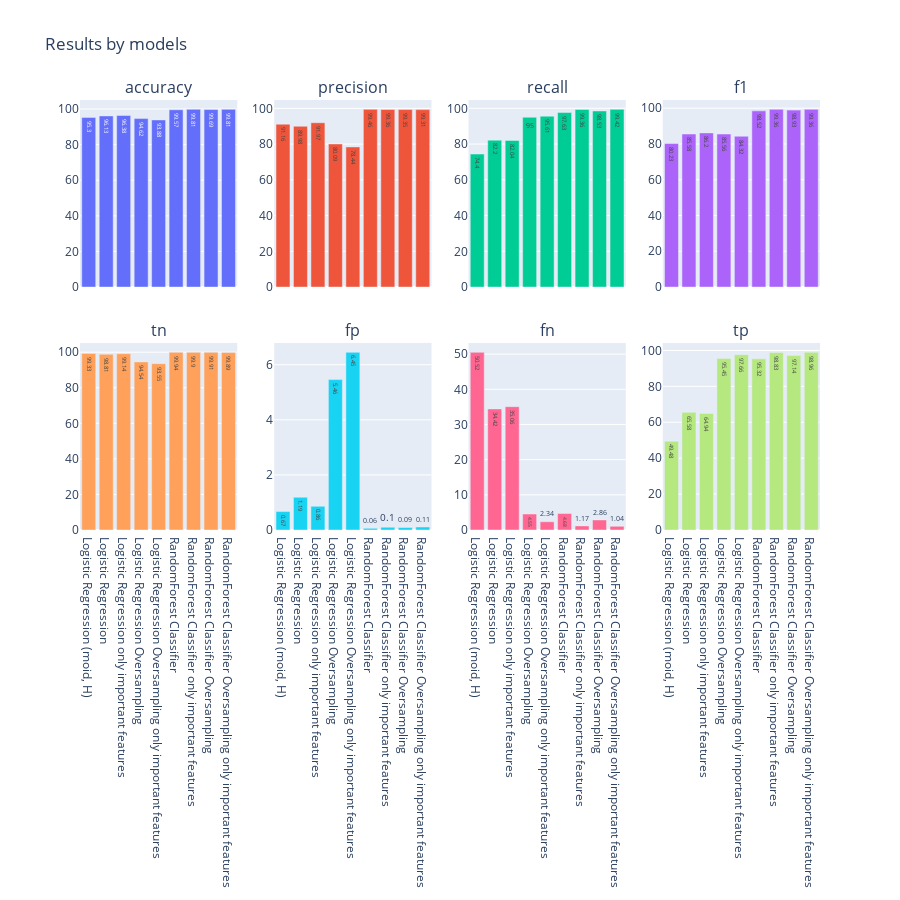

Notebook code cell kept with this figure:
### Code cell
pairs = list()
rows = 2
cols = 4
for i in range(rows):
    for j in range(cols):
        pairs.append((i,j))

fig = make_subplots(
    rows=rows, cols=cols,
    subplot_titles=results.columns,
    shared_xaxes=True,
    vertical_spacing=0.13)

for pair in pairs:
    idx = cols*pair[0]+pair[1]
    fig.add_trace(
        go.Bar(
            x=results.index,
            y=results[results.columns[idx]],
            orientation='v',
            text=results[results.columns[idx]]),
        row=pair[0]+1, col=pair[1]+1
    )
fig.update_layout(height=900, showlegend=False,
    title_text='Results by models')
fig.show()

### Figure 1 — Plotly figure (JSON) as saved in the notebook; plotly's stock layout.template omitted (floating-point values rounded to 4 significant figures)
{"data": [{"orientation": "v", "text": [95.3, 96.13, 96.38, 94.62, 93.88, 99.57, 99.81, 99.69, 99.81], "type": "bar", "x": ["Logistic Regression (moid, H)", "Logistic Regression", "Logistic Regression only important features", "Logistic Regression Oversampling", "Logistic Regression Oversampling only important features", "RandomForest Classifier", "RandomForest Classifier only important features", "RandomForest Classifier Oversampling", "RandomForest Classifier Oversampling only important features"], "xaxis": "x", "y": [95.3, 96.13, 96.38, 94.62, 93.88, 99.57, 99.81, 99.69, 99.81], "yaxis": "y"}, {"orientation": "v", "text": [91.16, 89.98, 91.97, 80.09, 78.44, 99.46, 99.36, 99.35, 99.31], "type": "bar", "x": ["Logistic Regression (moid, H)", "Logistic Regression", "Logistic Regression only important features", "Logistic Regression Oversampling", "Logistic Regression Oversampling only important features", "RandomForest Classifier", "RandomForest Classifier only important features", "RandomForest Classifier Oversampling", "RandomForest Classifier Oversampling only important features"], "xaxis": "x2", "y": [91.16, 89.98, 91.97, 80.09, 78.44, 99.46, 99.36, 99.35, 99.31], "yaxis": "y2"}, {"orientation": "v", "text": [74.4, 82.2, 82.04, 95, 95.61, 97.63, 99.36, 98.53, 99.42], "type": "bar", "x": ["Logistic Regression (moid, H)", "Logistic Regression", "Logistic Regression only important features", "Logistic Regression Oversampling", "Logistic Regression Oversampling only important features", "RandomForest Classifier", "RandomForest Classifier only important features", "RandomForest Classifier Oversampling", "RandomForest Classifier Oversampling only important features"], "xaxis": "x3", "y": [74.4, 82.2, 82.04, 95, 95.61, 97.63, 99.36, 98.53, 99.42], "yaxis": "y3"}, {"orientation": "v", "text": [80.23, 85.58, 86.2, 85.56, 84.32, 98.52, 99.36, 98.93, 99.36], "type": "bar", "x": ["Logistic Regression (moid, H)", "Logistic Regression", "Logistic Regression only important features", "Logistic Regression Oversampling", "Logistic Regression Oversampling only important features", "RandomForest Classifier", "RandomForest Classifier only important features", "RandomForest Classifier Oversampling", "RandomForest Classifier Oversampling only important features"], "xaxis": "x4", "y": [80.23, 85.58, 86.2, 85.56, 84.32, 98.52, 99.36, 98.93, 99.36], "yaxis": "y4"}, {"orientation": "v", "text": [99.33, 98.81, 99.14, 94.54, 93.55, 99.94, 99.9, 99.91, 99.89], "type": "bar", "x": ["Logistic Regression (moid, H)", "Logistic Regression", "Logistic Regression only important features", "Logistic Regression Oversampling", "Logistic Regression Oversampling only important features", "RandomForest Classifier", "RandomForest Classifier only important features", "RandomForest Classifier Oversampling", "RandomForest Classifier Oversampling only important features"], "xaxis": "x5", "y": [99.33, 98.81, 99.14, 94.54, 93.55, 99.94, 99.9, 99.91, 99.89], "yaxis": "y5"}, {"orientation": "v", "text": [0.67, 1.19, 0.86, 5.46, 6.45, 0.06, 0.1, 0.09, 0.11], "type": "bar", "x": ["Logistic Regression (moid, H)", "Logistic Regression", "Logistic Regression only important features", "Logistic Regression Oversampling", "Logistic Regression Oversampling only important features", "RandomForest Classifier", "RandomForest Classifier only important features", "RandomForest Classifier Oversampling", "RandomForest Classifier Oversampling only important features"], "xaxis": "x6", "y": [0.67, 1.19, 0.86, 5.46, 6.45, 0.06, 0.1, 0.09, 0.11], "yaxis": "y6"}, {"orientation": "v", "text": [50.52, 34.42, 35.06, 4.55, 2.34, 4.68, 1.17, 2.86, 1.04], "type": "bar", "x": ["Logistic Regression (moid, H)", "Logistic Regression", "Logistic Regression only important features", "Logistic Regression Oversampling", "Logistic Regression Oversampling only important features", "RandomForest Classifier", "RandomForest Classifier only important features", "RandomForest Classifier Oversampling", "RandomForest Classifier Oversampling only important features"], "xaxis": "x7", "y": [50.52, 34.42, 35.06, 4.55, 2.34, 4.68, 1.17, 2.86, 1.04], "yaxis": "y7"}, {"orientation": "v", "text": [49.48, 65.58, 64.94, 95.45, 97.66, 95.32, 98.83, 97.14, 98.96], "type": "bar", "x": ["Logistic Regression (moid, H)", "Logistic Regression", "Logistic Regression only important features", "Logistic Regression Oversampling", "Logistic Regression Oversampling only important features", "RandomForest Classifier", "RandomForest Classifier only important features", "RandomForest Classifier Oversampling", "RandomForest Classifier Oversampling only important features"], "xaxis": "x8", "y": [49.48, 65.58, 64.94, 95.45, 97.66, 95.32, 98.83, 97.14, 98.96], "yaxis": "y8"}], "layout": {"annotations": [{"font": {"size": 16}, "showarrow": false, "text": "accuracy", "x": 0.1062, "xanchor": "center", "xref": "paper", "y": 1, "yanchor": "bottom", "yref": "paper"}, {"font": {"size": 16}, "showarrow": false, "text": "precision", "x": 0.3688, "xanchor": "center", "xref": "paper", "y": 1, "yanchor": "bottom", "yref": "paper"}, {"font": {"size": 16}, "showarrow": false, "text": "recall", "x": 0.6313, "xanchor": "center", "xref": "paper", "y": 1, "yanchor": "bottom", "yref": "paper"}, {"font": {"size": 16}, "showarrow": false, "text": "f1", "x": 0.8938, "xanchor": "center", "xref": "paper", "y": 1, "yanchor": "bottom", "yref": "paper"}, {"font": {"size": 16}, "showarrow": false, "text": "tn", "x": 0.1062, "xanchor": "center", "xref": "paper", "y": 0.435, "yanchor": "bottom", "yref": "paper"}, {"font": {"size": 16}, "showarrow": false, "text": "fp", "x": 0.3688, "xanchor": "center", "xref": "paper", "y": 0.435, "yanchor": "bottom", "yref": "paper"}, {"font": {"size": 16}, "showarrow": false, "text": "fn", "x": 0.6313, "xanchor": "center", "xref": "paper", "y": 0.435, "yanchor": "bottom", "yref": "paper"}, {"font": {"size": 16}, "showarrow": false, "text": "tp", "x": 0.8938, "xanchor": "center", "xref": "paper", "y": 0.435, "yanchor": "bottom", "yref": "paper"}], "height": 900, "showlegend": false, "title": {"text": "Results by models"}, "xaxis": {"anchor": "y", "domain": [0, 0.2125], "matches": "x5", "showticklabels": false}, "xaxis2": {"anchor": "y2", "domain": [0.2625, 0.475], "matches": "x6", "showticklabels": false}, "xaxis3": {"anchor": "y3", "domain": [0.525, 0.7375], "matches": "x7", "showticklabels": false}, "xaxis4": {"anchor": "y4", "domain": [0.7875, 1], "matches": "x8", "showticklabels": false}, "xaxis5": {"anchor": "y5", "domain": [0, 0.2125]}, "xaxis6": {"anchor": "y6", "domain": [0.2625, 0.475]}, "xaxis7": {"anchor": "y7", "domain": [0.525, 0.7375]}, "xaxis8": {"anchor": "y8", "domain": [0.7875, 1]}, "yaxis": {"anchor": "x", "domain": [0.565, 1]}, "yaxis2": {"anchor": "x2", "domain": [0.565, 1]}, "yaxis3": {"anchor": "x3", "domain": [0.565, 1]}, "yaxis4": {"anchor": "x4", "domain": [0.565, 1]}, "yaxis5": {"anchor": "x5", "domain": [0, 0.435]}, "yaxis6": {"anchor": "x6", "domain": [0, 0.435]}, "yaxis7": {"anchor": "x7", "domain": [0, 0.435]}, "yaxis8": {"anchor": "x8", "domain": [0, 0.435]}}}
